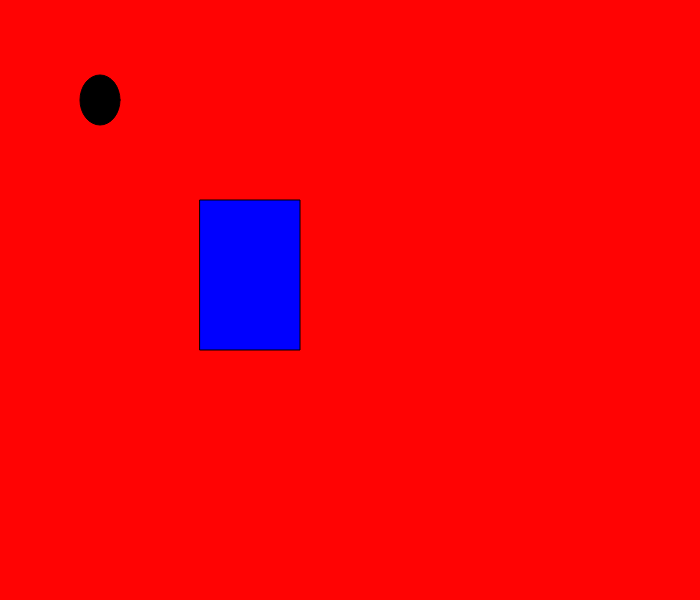
Frame 1 (no input)
Frame 60 (no input): identical to frame 1, image omitted
Frame 120 (the mouse pressed at the canvas centre since frame 60): identical to frame 1, image omitted

The p5.js sketch that drew this single still picture (run headless with seeded random() and noise() and a simulated clock; from frame 60 on, the mouse is pressed at the canvas centre):

// p5.js sketch
// ── sketch.js
function setup() {
  createCanvas(700, 600);
}

function draw(){
	background(500,3,3);
  fill("black")
  ellipse(100,100,40,50);
  fill("blue")
  rect(200,200,100,150)

}
